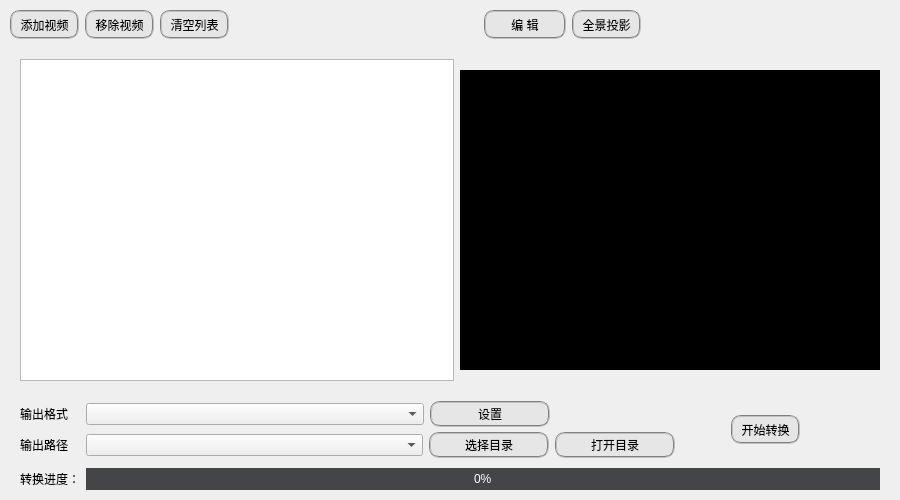
<?xml version="1.0" encoding="UTF-8"?>
<ui version="4.0">
 <class>MainWindow</class>
 <widget class="QMainWindow" name="MainWindow">
  <property name="geometry">
   <rect>
    <x>0</x>
    <y>0</y>
    <width>900</width>
    <height>500</height>
   </rect>
  </property>
  <property name="windowTitle">
   <string>MainWindow</string>
  </property>
  <widget class="QWidget" name="centralWidget">
   <property name="minimumSize">
    <size>
     <width>900</width>
     <height>500</height>
    </size>
   </property>
   <layout class="QGridLayout" name="gridLayout_2">
    <property name="leftMargin">
     <number>0</number>
    </property>
    <property name="topMargin">
     <number>0</number>
    </property>
    <property name="rightMargin">
     <number>0</number>
    </property>
    <property name="bottomMargin">
     <number>0</number>
    </property>
    <property name="spacing">
     <number>0</number>
    </property>
    <item row="0" column="0">
     <widget class="QWidget" name="verticalWidget" native="true">
      <layout class="QVBoxLayout" name="verticalLayout">
       <property name="spacing">
        <number>10</number>
       </property>
       <property name="leftMargin">
        <number>10</number>
       </property>
       <property name="topMargin">
        <number>10</number>
       </property>
       <property name="rightMargin">
        <number>10</number>
       </property>
       <property name="bottomMargin">
        <number>10</number>
       </property>
       <item>
        <layout class="QHBoxLayout" name="horizontalLayout">
         <item>
          <widget class="QToolButton" name="addMovieButton">
           <property name="styleSheet">
            <string notr="true">QToolButton{border:2px groove gray;border-radius:10px;padding:2px 4px;background-color: rgb(230, 230, 230);font: 75 11pt &quot;Agency FB&quot;;}
QToolButton:pressed{border:4px groove gray;border-radius:10px;padding:2px 4px;background-color: rgb(230, 230, 230);font: 75 11pt &quot;Agency FB&quot;;}</string>
           </property>
           <property name="text">
            <string>添加视频</string>
           </property>
           <property name="icon">
            <iconset resource="resource.qrc">
             <normaloff>:/icon/add</normaloff>:/icon/add</iconset>
           </property>
           <property name="iconSize">
            <size>
             <width>40</width>
             <height>40</height>
            </size>
           </property>
           <property name="popupMode">
            <enum>QToolButton::InstantPopup</enum>
           </property>
           <property name="toolButtonStyle">
            <enum>Qt::ToolButtonTextBesideIcon</enum>
           </property>
          </widget>
         </item>
         <item>
          <widget class="QToolButton" name="removeMovieButton">
           <property name="styleSheet">
            <string notr="true">QToolButton{border:2px groove gray;border-radius:10px;padding:2px 4px;background-color: rgb(230, 230, 230);font: 75 11pt &quot;Agency FB&quot;;}
QToolButton:pressed{border:4px groove gray;border-radius:10px;padding:2px 4px;background-color: rgb(230, 230, 230);font: 75 11pt &quot;Agency FB&quot;;}
</string>
           </property>
           <property name="text">
            <string>移除视频</string>
           </property>
           <property name="icon">
            <iconset resource="resource.qrc">
             <normaloff>:/icon/remove</normaloff>:/icon/remove</iconset>
           </property>
           <property name="iconSize">
            <size>
             <width>40</width>
             <height>40</height>
            </size>
           </property>
           <property name="toolButtonStyle">
            <enum>Qt::ToolButtonTextBesideIcon</enum>
           </property>
          </widget>
         </item>
         <item>
          <widget class="QToolButton" name="deleteAllButton">
           <property name="styleSheet">
            <string notr="true">QToolButton{border:2px groove gray;border-radius:10px;padding:2px 4px;background-color: rgb(230, 230, 230);font: 75 11pt &quot;Agency FB&quot;;}
QToolButton:pressed{border:4px groove gray;border-radius:10px;padding:2px 4px;background-color: rgb(230, 230, 230);font: 75 11pt &quot;Agency FB&quot;;}
</string>
           </property>
           <property name="text">
            <string>清空列表</string>
           </property>
           <property name="icon">
            <iconset resource="resource.qrc">
             <normaloff>:/icon/delete</normaloff>:/icon/delete</iconset>
           </property>
           <property name="iconSize">
            <size>
             <width>40</width>
             <height>40</height>
            </size>
           </property>
           <property name="toolButtonStyle">
            <enum>Qt::ToolButtonTextBesideIcon</enum>
           </property>
          </widget>
         </item>
         <item>
          <spacer name="horizontalSpacer">
           <property name="orientation">
            <enum>Qt::Horizontal</enum>
           </property>
           <property name="sizeType">
            <enum>QSizePolicy::Expanding</enum>
           </property>
           <property name="sizeHint" stdset="0">
            <size>
             <width>40</width>
             <height>20</height>
            </size>
           </property>
          </spacer>
         </item>
         <item>
          <widget class="QToolButton" name="editMovieButton">
           <property name="styleSheet">
            <string notr="true">QToolButton{border:2px groove gray;border-radius:10px;padding:2px 4px;background-color: rgb(230, 230, 230);font: 75 11pt &quot;Agency FB&quot;;}
QToolButton:pressed{border:4px groove gray;border-radius:10px;padding:2px 4px;background-color: rgb(230, 230, 230);font: 75 11pt &quot;Agency FB&quot;;}
</string>
           </property>
           <property name="text">
            <string>     编 辑     </string>
           </property>
           <property name="icon">
            <iconset resource="resource.qrc">
             <normaloff>:/icon/edit</normaloff>:/icon/edit</iconset>
           </property>
           <property name="iconSize">
            <size>
             <width>40</width>
             <height>40</height>
            </size>
           </property>
           <property name="toolButtonStyle">
            <enum>Qt::ToolButtonTextBesideIcon</enum>
           </property>
          </widget>
         </item>
         <item>
          <widget class="QToolButton" name="editProjectionButton">
           <property name="styleSheet">
            <string notr="true">QToolButton{border:2px groove gray;border-radius:10px;padding:2px 4px;background-color: rgb(230, 230, 230);font: 75 11pt &quot;Agency FB&quot;;}
QToolButton:pressed{border:4px groove gray;border-radius:10px;padding:2px 4px;background-color: rgb(230, 230, 230);font: 75 11pt &quot;Agency FB&quot;;}
</string>
           </property>
           <property name="text">
            <string>全景投影</string>
           </property>
           <property name="icon">
            <iconset resource="resource.qrc">
             <normaloff>:/icon/VR</normaloff>:/icon/VR</iconset>
           </property>
           <property name="iconSize">
            <size>
             <width>40</width>
             <height>40</height>
            </size>
           </property>
           <property name="toolButtonStyle">
            <enum>Qt::ToolButtonTextBesideIcon</enum>
           </property>
          </widget>
         </item>
         <item>
          <spacer name="horizontalSpacer_2">
           <property name="orientation">
            <enum>Qt::Horizontal</enum>
           </property>
           <property name="sizeHint" stdset="0">
            <size>
             <width>40</width>
             <height>20</height>
            </size>
           </property>
          </spacer>
         </item>
        </layout>
       </item>
       <item>
        <layout class="QHBoxLayout" name="horizontalLayout_4">
         <property name="leftMargin">
          <number>10</number>
         </property>
         <property name="topMargin">
          <number>10</number>
         </property>
         <property name="rightMargin">
          <number>10</number>
         </property>
         <property name="bottomMargin">
          <number>10</number>
         </property>
         <item>
          <widget class="QTableWidget" name="tableWidget"/>
         </item>
         <item>
          <widget class="QWidget" name="verticalWidget" native="true">
           <property name="sizePolicy">
            <sizepolicy hsizetype="Expanding" vsizetype="Expanding">
             <horstretch>0</horstretch>
             <verstretch>0</verstretch>
            </sizepolicy>
           </property>
           <property name="minimumSize">
            <size>
             <width>420</width>
             <height>300</height>
            </size>
           </property>
           <property name="maximumSize">
            <size>
             <width>420</width>
             <height>300</height>
            </size>
           </property>
           <property name="styleSheet">
            <string notr="true">background-color: rgb(0, 0, 0);</string>
           </property>
           <layout class="QVBoxLayout" name="verticalLayout_2">
            <property name="spacing">
             <number>0</number>
            </property>
            <property name="leftMargin">
             <number>0</number>
            </property>
            <property name="topMargin">
             <number>0</number>
            </property>
            <property name="rightMargin">
             <number>0</number>
            </property>
            <property name="bottomMargin">
             <number>0</number>
            </property>
            <item>
             <layout class="QGridLayout" name="dshowLayout"/>
            </item>
           </layout>
          </widget>
         </item>
        </layout>
       </item>
       <item>
        <layout class="QHBoxLayout" name="horizontalLayout_8">
         <item>
          <layout class="QVBoxLayout" name="verticalLayout_3">
           <property name="spacing">
            <number>5</number>
           </property>
           <item>
            <layout class="QHBoxLayout" name="horizontalLayout_6">
             <property name="leftMargin">
              <number>10</number>
             </property>
             <property name="rightMargin">
              <number>10</number>
             </property>
             <item>
              <widget class="QLabel" name="label">
               <property name="minimumSize">
                <size>
                 <width>60</width>
                 <height>0</height>
                </size>
               </property>
               <property name="maximumSize">
                <size>
                 <width>60</width>
                 <height>16777215</height>
                </size>
               </property>
               <property name="text">
                <string>输出格式</string>
               </property>
              </widget>
             </item>
             <item>
              <widget class="QComboBox" name="formatBox"/>
             </item>
             <item>
              <widget class="QPushButton" name="settingButton">
               <property name="minimumSize">
                <size>
                 <width>120</width>
                 <height>0</height>
                </size>
               </property>
               <property name="maximumSize">
                <size>
                 <width>120</width>
                 <height>16777215</height>
                </size>
               </property>
               <property name="styleSheet">
                <string notr="true">QPushButton{border:2px groove gray;border-radius:10px;padding:2px 4px;background-color: rgb(230, 230, 230);}
QPushButton:hover{border:2px groove gray;border-radius:10px;padding:2px 4px;background-color: rgb(230, 230, 230);}
QPushButton:pressed{border:4px groove gray;border-radius:10px;padding:2px 4px;background-color: rgb(230, 230, 230);}</string>
               </property>
               <property name="text">
                <string>设置</string>
               </property>
              </widget>
             </item>
             <item>
              <spacer name="horizontalSpacer_3">
               <property name="orientation">
                <enum>Qt::Horizontal</enum>
               </property>
               <property name="sizeType">
                <enum>QSizePolicy::Minimum</enum>
               </property>
               <property name="sizeHint" stdset="0">
                <size>
                 <width>125</width>
                 <height>20</height>
                </size>
               </property>
              </spacer>
             </item>
            </layout>
           </item>
           <item>
            <layout class="QHBoxLayout" name="horizontalLayout_7">
             <property name="leftMargin">
              <number>10</number>
             </property>
             <property name="rightMargin">
              <number>10</number>
             </property>
             <item>
              <widget class="QLabel" name="label_2">
               <property name="minimumSize">
                <size>
                 <width>60</width>
                 <height>0</height>
                </size>
               </property>
               <property name="maximumSize">
                <size>
                 <width>60</width>
                 <height>16777215</height>
                </size>
               </property>
               <property name="text">
                <string>输出路径</string>
               </property>
              </widget>
             </item>
             <item>
              <widget class="QComboBox" name="pathBox"/>
             </item>
             <item>
              <widget class="QPushButton" name="selectpathButton">
               <property name="minimumSize">
                <size>
                 <width>120</width>
                 <height>0</height>
                </size>
               </property>
               <property name="maximumSize">
                <size>
                 <width>120</width>
                 <height>16777215</height>
                </size>
               </property>
               <property name="styleSheet">
                <string notr="true">QPushButton{border:2px groove gray;border-radius:10px;padding:2px 4px;background-color: rgb(230, 230, 230);}
QPushButton:hover{border:2px groove gray;border-radius:10px;padding:2px 4px;background-color: rgb(230, 230, 230);}
QPushButton:pressed{border:4px groove gray;border-radius:10px;padding:2px 4px;background-color: rgb(230, 230, 230);}</string>
               </property>
               <property name="text">
                <string>选择目录</string>
               </property>
              </widget>
             </item>
             <item>
              <widget class="QPushButton" name="openpathButton">
               <property name="minimumSize">
                <size>
                 <width>120</width>
                 <height>0</height>
                </size>
               </property>
               <property name="maximumSize">
                <size>
                 <width>120</width>
                 <height>16777215</height>
                </size>
               </property>
               <property name="styleSheet">
                <string notr="true">QPushButton{border:2px groove gray;border-radius:10px;padding:2px 4px;background-color: rgb(230, 230, 230);}
QPushButton:hover{border:2px groove gray;border-radius:10px;padding:2px 4px;background-color: rgb(230, 230, 230);}
QPushButton:pressed{border:4px groove gray;border-radius:10px;padding:2px 4px;background-color: rgb(230, 230, 230);}</string>
               </property>
               <property name="text">
                <string>打开目录</string>
               </property>
              </widget>
             </item>
            </layout>
           </item>
          </layout>
         </item>
         <item>
          <spacer name="horizontalSpacer_6">
           <property name="orientation">
            <enum>Qt::Horizontal</enum>
           </property>
           <property name="sizeType">
            <enum>QSizePolicy::Fixed</enum>
           </property>
           <property name="sizeHint" stdset="0">
            <size>
             <width>40</width>
             <height>20</height>
            </size>
           </property>
          </spacer>
         </item>
         <item>
          <widget class="QToolButton" name="stratTransformButton">
           <property name="styleSheet">
            <string notr="true">QToolButton{border:2px groove gray;border-radius:10px;padding:2px 4px;background-color: rgb(230, 230, 230);font: 75 11pt &quot;Agency FB&quot;;}
QToolButton:pressed{border:4px groove gray;border-radius:10px;padding:2px 4px;background-color: rgb(230, 230, 230);font: 75 11pt &quot;Agency FB&quot;;}
</string>
           </property>
           <property name="text">
            <string>开始转换</string>
           </property>
           <property name="icon">
            <iconset resource="resource.qrc">
             <normaloff>:/icon/start</normaloff>:/icon/start</iconset>
           </property>
           <property name="iconSize">
            <size>
             <width>45</width>
             <height>45</height>
            </size>
           </property>
           <property name="toolButtonStyle">
            <enum>Qt::ToolButtonTextBesideIcon</enum>
           </property>
          </widget>
         </item>
         <item>
          <spacer name="horizontalSpacer_5">
           <property name="orientation">
            <enum>Qt::Horizontal</enum>
           </property>
           <property name="sizeType">
            <enum>QSizePolicy::Fixed</enum>
           </property>
           <property name="sizeHint" stdset="0">
            <size>
             <width>90</width>
             <height>20</height>
            </size>
           </property>
          </spacer>
         </item>
        </layout>
       </item>
       <item>
        <layout class="QHBoxLayout" name="horizontalLayout_9">
         <property name="leftMargin">
          <number>10</number>
         </property>
         <property name="rightMargin">
          <number>10</number>
         </property>
         <item>
          <widget class="QLabel" name="label_3">
           <property name="text">
            <string>转换进度：</string>
           </property>
          </widget>
         </item>
         <item>
          <widget class="QProgressBar" name="progressBar">
           <property name="styleSheet">
            <string notr="true">QProgressBar{
        border: none;
        color: white;
        text-align: center;
        background: rgb(68, 69, 73);
}
QProgressBar::chunk {
        border: none;
        background: rgb(0, 160, 230);
}</string>
           </property>
           <property name="value">
            <number>0</number>
           </property>
          </widget>
         </item>
        </layout>
       </item>
      </layout>
     </widget>
    </item>
   </layout>
  </widget>
 </widget>
 <layoutdefault spacing="6" margin="11"/>
 <resources>
  <include location="resource.qrc"/>
 </resources>
 <connections/>
</ui>
